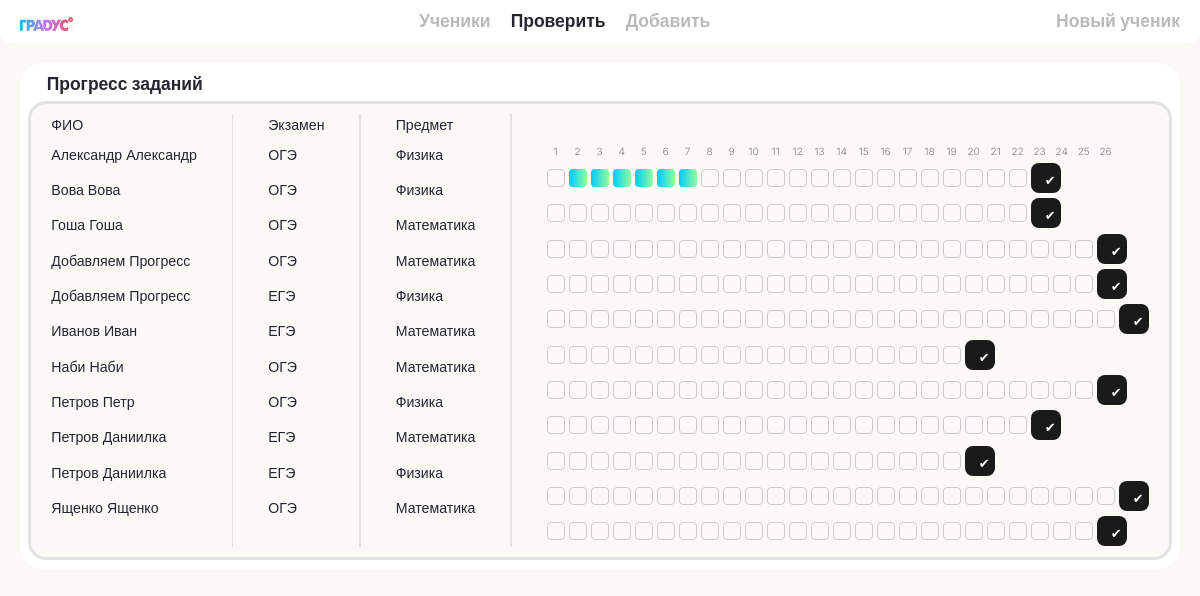
Page /admin/tasks.php on the committed database.
### tables this page shows
CREATE TABLE `users_info` (
  `id` int NOT NULL,
  `parent_lastname` varchar(50) DEFAULT NULL,
  `parent_firstname` varchar(50) DEFAULT NULL,
  `parent_middlename` varchar(50) DEFAULT NULL,
  `parent_phone` varchar(50) DEFAULT NULL,
  `student_lastname` varchar(50) DEFAULT NULL,
  `student_firstname` varchar(50) DEFAULT NULL,
  `student_middlename` varchar(50) DEFAULT NULL,
  `student_phone` varchar(50) DEFAULT NULL,
  `student_class` int DEFAULT NULL,
  `study_format` varchar(50) DEFAULT NULL,
  `group_number` int DEFAULT NULL,
  `subject_1` varchar(50) DEFAULT NULL,
  `parent_password` varchar(50) DEFAULT NULL,
  `student_password` varchar(50) DEFAULT NULL,
  `admin_password` varchar(50) NOT NULL DEFAULT '314159265',
  `lessons_total` int DEFAULT '0',
  `attendance` int DEFAULT '0',
  `homeworks_total` int DEFAULT '0',
  `homeworks_done` int DEFAULT '0'
);

CREATE TABLE `oge_physics` (
  `id` int NOT NULL,
  `student_id` int DEFAULT NULL,
  `student_name` varchar(255) DEFAULT NULL,
  `subject` varchar(50) DEFAULT 'Физика ОГЭ',
  `total_tasks` int DEFAULT '22',
  `task_1` int DEFAULT NULL,
  `task_2` int DEFAULT NULL,
  `task_3` int DEFAULT NULL,
  `task_4` int DEFAULT NULL,
  `task_5` int DEFAULT NULL,
  `task_6` int DEFAULT NULL,
  `task_7` int DEFAULT NULL,
  `task_8` int DEFAULT NULL,
  `task_9` int DEFAULT NULL,
  `task_10` int DEFAULT NULL,
  `task_11` int DEFAULT NULL,
  `task_12` int DEFAULT NULL,
  `task_13` int DEFAULT NULL,
  `task_14` int DEFAULT NULL,
  `task_15` int DEFAULT NULL,
  `task_16` int DEFAULT NULL,
  `task_17` int DEFAULT NULL,
  `task_18` int DEFAULT NULL,
  `task_19` int DEFAULT NULL,
  `task_20` int DEFAULT NULL,
  `task_21` int DEFAULT NULL,
  `task_22` int DEFAULT NULL
);

CREATE TABLE `oge_math` (
  `id` int NOT NULL,
  `student_id` int DEFAULT NULL,
  `student_name` varchar(255) DEFAULT NULL,
  `subject` varchar(50) DEFAULT 'Математика ОГЭ',
  `total_tasks` int DEFAULT '25',
  `task_1` int DEFAULT NULL,
  `task_2` int DEFAULT NULL,
  `task_3` int DEFAULT NULL,
  `task_4` int DEFAULT NULL,
  `task_5` int DEFAULT NULL,
  `task_6` int DEFAULT NULL,
  `task_7` int DEFAULT NULL,
  `task_8` int DEFAULT NULL,
  `task_9` int DEFAULT NULL,
  `task_10` int DEFAULT NULL,
  `task_11` int DEFAULT NULL,
  `task_12` int DEFAULT NULL,
  `task_13` int DEFAULT NULL,
  `task_14` int DEFAULT NULL,
  `task_15` int DEFAULT NULL,
  `task_16` int DEFAULT NULL,
  `task_17` int DEFAULT NULL,
  `task_18` int DEFAULT NULL,
  `task_19` int DEFAULT NULL,
  `task_20` int DEFAULT NULL,
  `task_21` int DEFAULT NULL,
  `task_22` int DEFAULT NULL,
  `task_23` int DEFAULT NULL,
  `task_24` int DEFAULT NULL,
  `task_25` int DEFAULT NULL
);

CREATE TABLE `ege_physics` (
  `id` int NOT NULL,
  `student_id` int DEFAULT NULL,
  `student_name` varchar(255) DEFAULT NULL,
  `subject` varchar(50) DEFAULT 'Физика ЕГЭ',
  `total_tasks` int DEFAULT '26',
  `task_1` int DEFAULT NULL,
  `task_2` int DEFAULT NULL,
  `task_3` int DEFAULT NULL,
  `task_4` int DEFAULT NULL,
  `task_5` int DEFAULT NULL,
  `task_6` int DEFAULT NULL,
  `task_7` int DEFAULT NULL,
  `task_8` int DEFAULT NULL,
  `task_9` int DEFAULT NULL,
  `task_10` int DEFAULT NULL,
  `task_11` int DEFAULT NULL,
  `task_12` int DEFAULT NULL,
  `task_13` int DEFAULT NULL,
  `task_14` int DEFAULT NULL,
  `task_15` int DEFAULT NULL,
  `task_16` int DEFAULT NULL,
  `task_17` int DEFAULT NULL,
  `task_18` int DEFAULT NULL,
  `task_19` int DEFAULT NULL,
  `task_20` int DEFAULT NULL,
  `task_21` int DEFAULT NULL,
  `task_22` int DEFAULT NULL,
  `task_23` int DEFAULT NULL,
  `task_24` int DEFAULT NULL,
  `task_25` int DEFAULT NULL,
  `task_26` int DEFAULT NULL
);

CREATE TABLE `ege_math` (
  `id` int NOT NULL,
  `student_id` int DEFAULT NULL,
  `student_name` varchar(255) DEFAULT NULL,
  `subject` varchar(50) DEFAULT 'Математика ЕГЭ',
  `total_tasks` int DEFAULT '19',
  `task_1` int DEFAULT NULL,
  `task_2` int DEFAULT NULL,
  `task_3` int DEFAULT NULL,
  `task_4` int DEFAULT NULL,
  `task_5` int DEFAULT NULL,
  `task_6` int DEFAULT NULL,
  `task_7` int DEFAULT NULL,
  `task_8` int DEFAULT NULL,
  `task_9` int DEFAULT NULL,
  `task_10` int DEFAULT NULL,
  `task_11` int DEFAULT NULL,
  `task_12` int DEFAULT NULL,
  `task_13` int DEFAULT NULL,
  `task_14` int DEFAULT NULL,
  `task_15` int DEFAULT NULL,
  `task_16` int DEFAULT NULL,
  `task_17` int DEFAULT NULL,
  `task_18` int DEFAULT NULL,
  `task_19` int DEFAULT NULL
);

### admin/tasks.php (the view, shortened to what this page needs)
<?php
$conn = new mysqli("localhost", "root", "root", "test");
$students = $conn->query("SELECT * FROM users_info ORDER BY student_lastname");
?>
<!DOCTYPE html>
<html lang="ru">
<head>
    <link rel="stylesheet" href="css/base.css">
    <link rel="stylesheet" href="css/section.css">
    <link rel="stylesheet" href="css/layout.css">
    <link rel="stylesheet" href="css/components.css">
</head>
<body>
<header class="main-header">
    <div class="header-content-wrapper">
        <a href="/" class="header-logo">
            <img src="image/logo-tablet.webp">
        </a>
        <nav class="main-nav">
            <ul class="nav-list">
                <li><a href="index.php" class="nav-link lg">Ученики</a></li>
                <li><a href="#" class="nav-link active lg">Проверить</a></li>
                <li><a href="add-task.php" class="nav-link lg">Добавить</a></li>
            </ul>
        </nav>
        <a href="add-student.php" class="nav-link lg">Новый ученик</a>
    </div>
</header>
<section class="container">
<div class="card">
    <div class="line">
        <h1 class="lg">Прогресс заданий</h1>
    </div>
    <div class="card s">
    <div class="line">
        <div class="column">
            <h2 class="md">ФИО</h2>
            <?php foreach ($students as $student): ?>
                <p>
                    <?= $student['student_lastname'] ?>
                    <?= $student['student_firstname'] ?>
                </p>
            <?php endforeach; ?>
        </div>
        <div class="column">
            <h2 class="md">Экзамен</h2>
            <?php foreach ($students as $student): ?>
                <p>
                    <?= $student['student_class'] > 9 ? 'ЕГЭ' : 'ОГЭ' ?>
                </p>
            <?php endforeach; ?>
        </div>
        <div class="column">
            <h2 class="md">Предмет</h2>
            <?php foreach ($students as $student): ?>
                <p><?= $student['subject_1'] ?></p>
            <?php endforeach; ?>
        </div>
        <div class="column">
            <div style="display:flex; gap:4px; hight: 15px; margin-top: 30px;">
                <?php for ($i = 1; $i <= 26; $i++): ?>
                    <div style="width:18px; text-align:center; font-size:10px; color:#999;">
                        <?= $i ?>
                    </div>
                <?php endfor; ?>
            </div>
            <?php foreach ($students as $student): ?>
                <?php
                    $isEge = $student['student_class'] > 9;
                    $subject = $student['subject_1'];
                    if ($isEge && $subject == 'Математика') $table = 'ege_math';
                    elseif ($isEge) $table = 'ege_physics';
                    elseif ($subject == 'Математика') $table = 'oge_math';
                    else $table = 'oge_physics';
                    $total = ($table == 'ege_math') ? 19 :
                             ($table == 'oge_math' ? 25 :
                             ($table == 'oge_physics' ? 22 : 26));
                    $res = $conn->query("SELECT * FROM $table WHERE student_id = {$student['id']}");
                    $tasks = $res->fetch_assoc();
                ?>
                <form method="POST" >
                    <div style="display:flex; gap:4px; align-items:center;">
                        <?php for ($i = 1; $i <= $total; $i++): ?>
                            <input
                                type="checkbox"
                                name="task_<?= $i ?>"
                                <?= ($tasks && $tasks["task_$i"]) ? 'checked' : '' ?>
                            >
                        <?php endfor; ?>
                        <button type="submit">✔</button>
                    </div>
                </form>
            <?php endforeach; ?>
        </div>
    </div>
</div>
    </div>
</section>
</body>
</html>

### admin/css/section.css (style rules this page uses)
.main-header { background-color: var(--color-surface); border-bottom-right-radius: var(--radius-xl); border-bottom-left-radius: var(--radius-xl); }
.header-content-wrapper { display: flex; align-items: center; justify-content: space-between; padding: var(--space-xs) var(--space-md); }
.header-content-wrapper a { text-decoration: none; font-weight: 600; color: var(--color-text-secondary); }
.header-logo { width: calc(100vw * 64 / var(--container-width)); height: calc(100vw * 16 / var(--container-width)); }
.main-nav ul { list-style: none; }
.nav-list { display: flex; gap: var(--space-md); }
.header-content-wrapper .active { color: var(--color-text); }
h1.lg { padding-left: var(--space-xs); padding-right: var(--space-xs); }

### admin/css/layout.css (style rules this page uses)
.container { padding: var(--container-padding); }

### admin/css/components.css (style rules this page uses)
.card { display: flex; flex-direction: column; align-items: flex-start; gap: var(--space-3xs); padding: var(--space-xs); background-color: var(--color-surface); border-radius: var(--radius-card); }
.card .s { align-items: center; width: 100%; padding: var(--space-sm) var(--space-md); background-color: var(--color-bg); border-width: calc(100vw * var(--border-width) / var(--container-width)); border-color: var(--color-border); border-style: solid; border-radius: var(--radius-card-s); }
.card .lg { margin-left: var(--space-sm); }
.line { display: flex; justify-content: space-between; width: 100%; height: max-content; }
.column { display: flex; width: max-content; flex-direction: column; align-items: flex-start; gap: var(--space-3xs); }
.column p, .column form { height: 60px; display: flex; align-items: center; justify-content: center; margin: 0; }
.column form { gap: 5px; }
.column input { height: 30px; padding: 2px; }
.column button { height: 30px; width: 30px; cursor: pointer; }
button { background: #1A1A1A; color: white; border: none; border-radius: 8px; padding: 8px 14px; font-size: 13px; cursor: pointer; transition: 0.2s; }
input[type="checkbox"] { appearance: none; width: 18px; height: 18px; border: 1px solid #ccc; border-radius: 4px; cursor: pointer; }
input[type="checkbox"]:checked { background: linear-gradient(90deg, #00C9FF, #92FE9D); border: none; }
.column form { display: flex; align-items: center; }
.column p, .column form { height: 32px; display: flex; align-items: center; }

### rows in the picture
users_info: student_lastname "Александр", student_firstname "Александр", student_class "ОГЭ", subject_1 "Физика"
users_info: student_lastname "Вова", student_firstname "Вова", student_class "ОГЭ", subject_1 "Физика"
users_info: student_lastname "Гоша", student_firstname "Гоша", student_class "ОГЭ", subject_1 "Математика"
users_info: student_lastname "Добавляем", student_firstname "Прогресс", student_class "ОГЭ", subject_1 "Математика"
users_info: student_lastname "Добавляем", student_firstname "Прогресс", student_class "ЕГЭ", subject_1 "Физика"
users_info: student_lastname "Иванов", student_firstname "Иван", student_class "ЕГЭ", subject_1 "Математика"
users_info: student_lastname "Наби", student_firstname "Наби", student_class "ОГЭ", subject_1 "Математика"
users_info: student_lastname "Петров", student_firstname "Петр", student_class "ОГЭ", subject_1 "Физика"
users_info: student_lastname "Петров", student_firstname "Даниилка", student_class "ЕГЭ", subject_1 "Математика"
users_info: student_lastname "Петров", student_firstname "Даниилка", student_class "ЕГЭ", subject_1 "Физика"
users_info: student_lastname "Ященко", student_firstname "Ященко", student_class "ОГЭ", subject_1 "Математика"
oge_physics: task_2 "☑", task_3 "☑", task_4 "☑", task_5 "☑", task_6 "☑", task_7 "☑"
